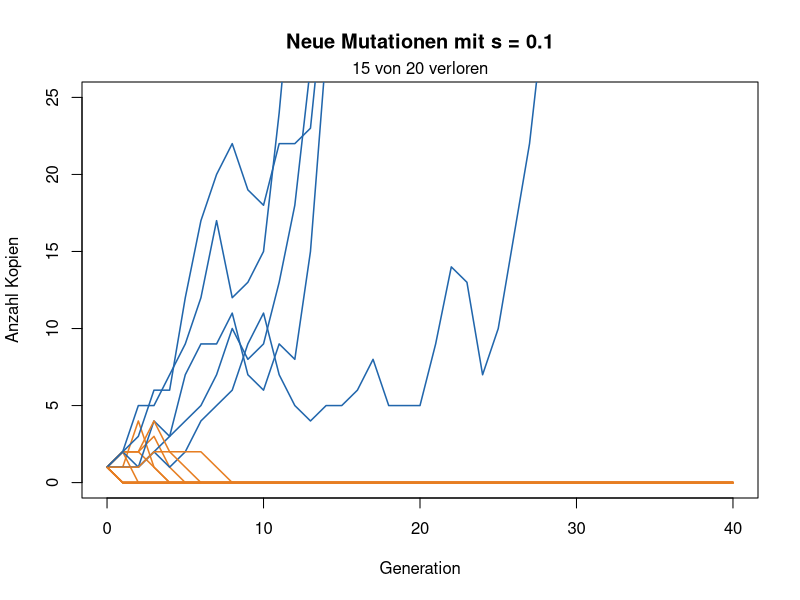
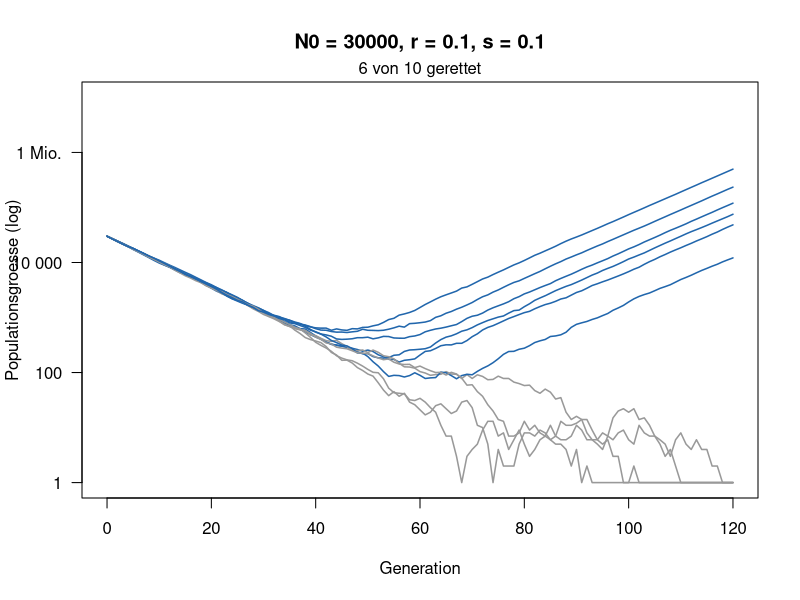

Write the R code that produced these figures, in order.
# Woche 10 — Notebook (nur R, base R)
# Mutation und Rettung: Etablierung einer Kopie und evolutionaere Rettung
# In RStudio: Working Directory = weeks/week-10, dann Zeile fuer Zeile ausfuehren.
# Ausfuehren, Zahlen aendern, Aufgaben beantworten.

# Eine neue Mutation beginnt mit einer Kopie. Auch wenn sie vorteilhaft ist, geht sie oft durch Zufall verloren. Heute simulieren Sie zuerst, wie oft sich eine solche Mutation etabliert. Danach schrumpft eine Population, weil die Umwelt schlecht wird (z. B. ein Antibiotikum). Kann eine resistente Mutation sie retten?
#
# Das Modell. Jedes Individuum hat eine zufaellige Zahl von Nachkommen:
#
# - Mutante (resistent): im Mittel 1 + s Nachkommen,
# - Wildtyp im neuen Stress: im Mittel 1 - r Nachkommen, die Population schrumpft also jede Generation um den Anteil r,
# - Jeder Wildtyp-Nachkomme ist mit Wahrscheinlichkeit U = 0.00001 eine neue Mutante.
#
# Die Abbildungen.
#
# - Teil 1: x-Achse Generation, y-Achse Anzahl Kopien einer Mutation. Blau: ueberlebt, orange: verloren.
# - Teil 3: x-Achse Generation, y-Achse Populationsgroesse auf einer log-Skala (1, 10, 100, …). Blau: gerettet, grau: ausgestorben.

# --- Auftrag ---
#
# 1. Verfolgen Sie einzelne neue Mutationen und schaetzen Sie, wie oft sie sich etablieren.
# 2. Simulieren Sie eine schrumpfende Population und schaetzen Sie, wie oft sie gerettet wird.
# 3. Finden Sie heraus, wie Rettung von der Startgroesse N_0 und vom Rueckgang r abhaengt.
# 4. Bonus: Wie viel eher mussten Elefanten ohne Stosszaehne den Krieg ueberleben?

# ===========================================================================
# 0 · Funktionen
# ===========================================================================
#
# Einfach ausfuehren.

# Eine Mutation ueber die Zeit: jede Kopie hat im Mittel 1 + s Nachkommen
linie <- function(s, generationen = 40) {
  n <- numeric(generationen + 1)
  n[1] <- 1
  for (t in seq_len(generationen)) n[t + 1] <- rpois(1, n[t] * (1 + s))
  n
}

zeige_linien <- function(s, anzahl = 20) {
  plot(NA, xlim = c(0, 40), ylim = c(0, 25), xlab = "Generation",
       ylab = "Anzahl Kopien", main = paste("Neue Mutationen mit s =", s))
  verloren <- 0
  for (i in seq_len(anzahl)) {
    n <- linie(s)
    weg <- n[41] == 0
    verloren <- verloren + weg
    lines(0:40, n, col = if (weg) "#e67e22" else "#2166ac", lwd = 1.5)
  }
  mtext(paste(verloren, "von", anzahl, "verloren"), side = 3, line = 0.2)
}

# 1 = etabliert (100 Kopien erreicht), 0 = verloren
schicksal <- function(s, grenze = 100) {
  n <- 1
  while (n > 0 && n < grenze) n <- rpois(1, n * (1 + s))
  as.numeric(n >= grenze)
}

schaetze_etablierung <- function(s, wiederholungen = 2000) {
  mean(replicate(wiederholungen, schicksal(s)))
}

# Eine schrumpfende Population: Wildtyp (1 - r), Mutanten (1 + s)
rettung_lauf <- function(N0, r, s, U = 1e-5, generationen = 120) {
  wt <- N0; mut <- 0
  N <- numeric(generationen + 1); N[1] <- N0
  for (t in seq_len(generationen)) {
    neu <- rbinom(1, wt, U)
    wt <- rpois(1, wt * (1 - r))
    mut <- min(rpois(1, mut * (1 + s)) + neu, 1e7)
    N[t + 1] <- wt + mut
  }
  N
}

zeige_rettung <- function(N0, r, s, anzahl = 10) {
  plot(NA, xlim = c(0, 120), ylim = c(1, 1e7), log = "y", xlab = "Generation",
       ylab = "Populationsgroesse (log)", yaxt = "n",
       main = paste0("N0 = ", N0, ", r = ", r, ", s = ", s))
  axis(2, at = 10^c(0, 2, 4, 6), labels = c("1", "100", "10 000", "1 Mio."), las = 1)
  gerettet <- 0
  for (i in seq_len(anzahl)) {
    N <- rettung_lauf(N0, r, s)
    ok <- N[121] > 0
    gerettet <- gerettet + ok
    lines(0:120, pmax(N, 1), col = if (ok) "#2166ac" else "grey60", lwd = 1.5)
  }
  mtext(paste(gerettet, "von", anzahl, "gerettet"), side = 3, line = 0.2)
}

# 1 = gerettet (1000 Mutanten), 0 = ausgestorben
rettung <- function(N0, r, s, U = 1e-5, grenze = 1000) {
  wt <- N0; mut <- 0
  repeat {
    neu <- rbinom(1, wt, U)
    wt <- rpois(1, wt * (1 - r))
    mut <- rpois(1, mut * (1 + s)) + neu
    if (mut >= grenze) return(1)
    if (wt + mut == 0) return(0)
  }
}

schaetze_rettung <- function(N0, r, s, wiederholungen = 300) {
  mean(replicate(wiederholungen, rettung(N0, r, s)))
}

# Naeherung (Orr & Unckless 2014)
formel <- function(N0, r, s, U = 1e-5) round(1 - exp(-2 * N0 * U * s / r), 2)

# ===========================================================================
# 1 · Eine neue Mutation
# ===========================================================================
#
# 20 neue Mutationen, jede startet mit einer Kopie und hat den Vorteil s = 0.1.

zeige_linien(s = 0.1)   # hier s aendern

# --- Aufgabe A ---
#
# 1. Wie viele der 20 Mutationen gehen verloren? Fuehren Sie den Block mehrmals aus.
# 2. Probieren Sie s = 0 und s = 0.3. Was aendert sich?
# 3. Warum geht eine vorteilhafte Mutation ueberhaupt verloren?

# ===========================================================================
# 2 · Wie oft etabliert sie sich?
# ===========================================================================
#
# schaetze_etablierung(s) simuliert 2000 neue Mutationen und gibt den Anteil zurueck, der sich etabliert (100 Kopien erreicht). Die Faustregel sagt: etwa 2s.

schaetze_etablierung(s = 0.1)   # hier s aendern
2 * 0.1                         # Faustregel

# --- Aufgabe B ---
#
# Fuellen Sie die Tabelle aus:
#
# | s | Simulation | Faustregel 2s |
# | 0.02 |  |  |
# | 0.05 |  |  |
# | 0.1 |  |  |
# | 0.2 |  |  |
#
# Wann passt die Faustregel gut, wann weniger?

# ===========================================================================
# 3 · Evolutionaere Rettung
# ===========================================================================
#
# Eine Population mit N_0 = 30\,000 Individuen geraet in Stress und schrumpft jede Generation um r = 10\,\%. Resistente Mutanten haben den Vorteil s = 0.1. Die Abbildung zeigt 10 Wiederholungen.

zeige_rettung(N0 = 30000, r = 0.1, s = 0.1)   # hier N0 oder r aendern

# --- Aufgabe C ---
#
# 1. Beschreiben Sie eine blaue Kurve: Was passiert zuerst, was danach?
# 2. Probieren Sie N_0 = 3000 und N_0 = 300\,000. Was aendert sich?
# 3. Probieren Sie r = 0.3 (mit N_0 = 30\,000). Was aendert sich?

# ===========================================================================
# 4 · Wie wahrscheinlich ist Rettung?
# ===========================================================================
#
# schaetze_rettung simuliert 300 Populationen und gibt den Anteil der geretteten zurueck. formel ist die Naeherung aus der Vorlesung.

schaetze_rettung(N0 = 30000, r = 0.1, s = 0.1)   # hier aendern
formel(N0 = 30000, r = 0.1, s = 0.1)             # gleich aendern

# --- Aufgabe D ---
#
# a) Startgroesse (r = 0.1, s = 0.1):
#
# | N_0 | Simulation | Formel |
# | 1 000 |  |  |
# | 10 000 |  |  |
# | 100 000 |  |  |
#
# b) Ab welchem N_0 wird etwa die Haelfte der Populationen gerettet?
#
# c) Was bedeutet das fuer Bakterien unter Antibiotika (Milliarden Zellen) und fuer eine bedrohte Art mit wenigen hundert Tieren?

# ===========================================================================
# 5 · Bonus: Elefanten ohne Stosszaehne
# ===========================================================================
#
# Im Gorongosa-Nationalpark (Mosambik) wurden im Buergerkrieg 1977-1992 ueber 90 % der
# Elefanten gewildert, fuer Elfenbein. Vor dem Krieg hatten 18.5 % der Weibchen keine
# Stosszaehne (n = 52), nach dem Krieg 50.9 % (n = 108) (Campbell-Staton et al. 2021).
#
# Der Krieg dauerte weniger als eine Elefantengeneration: ein Selektionsschritt wie in
# Woche 6. Ueberlebt ein stosszahnloses Weibchen w-mal eher, ist der neue Anteil
# p' = w p / (w p + (1 - p)).

p_vorher <- 0.185   # Anteil stosszahnloser Weibchen vor dem Krieg
w <- 1              # wie viel eher ueberleben stosszahnlose Weibchen? bitte aendern

p_nachher <- w * p_vorher / (w * p_vorher + (1 - p_vorher))
p_nachher           # beobachtet nach dem Krieg: 0.509

# --- Aufgabe E (Bonus) ---
# 1. Finden Sie w, bei dem p_nachher etwa 0.509 ist. Die Autoren schaetzen etwa 5.
# 2. Warum ist das stehende Variation und keine neue Mutation? Was haette eine neue
#    Mutation mit einer Kopie in dieser Zeit erreicht?
# 3. Bei den Toechtern, die nach dem Krieg geboren wurden, sind es 33 %, weniger als bei
#    ihren Muettern. Tipp: Eine stosszahnlose Mutter traegt das Allel nur einmal.
